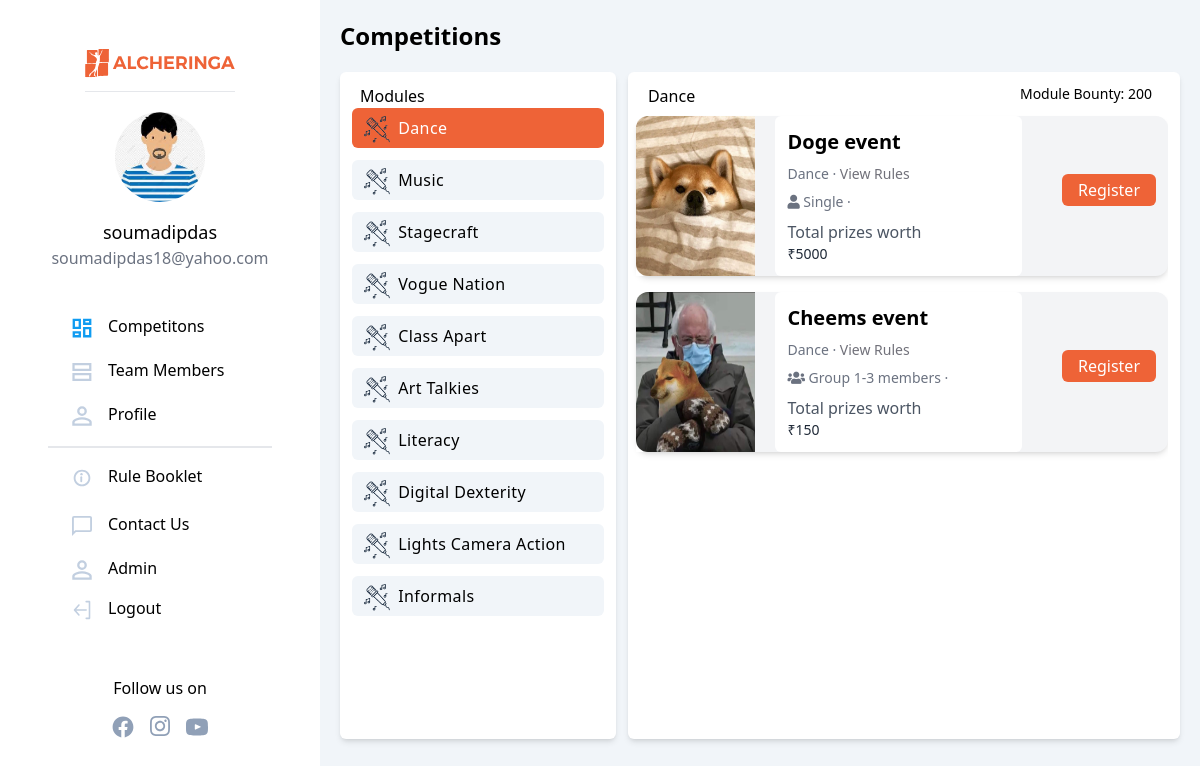
Page /competitions/ (signed in) on the committed database.
### authentication/models.py (models this page shows, shortened)
class NewUser(AbstractBaseUser, PermissionsMixin):
    alcherid = models.CharField(
        max_length=255, blank=True, unique=True)
    id = models.SlugField(primary_key=True, default=uuid.uuid4)
    img = models.ImageField(upload_to="image_uploads/userdp/",
                            default='user-default.png')
    email = models.EmailField(_('email address'), unique=True)
    username = models.CharField(max_length=150, unique=True)
    collegename = models.CharField(max_length=150, unique=False)
    city = models.CharField(max_length=150, unique=False)
    fullname = models.CharField(max_length=150, blank=True)
    phone = PhoneNumberField(unique=False, blank=True)
    alternate_phone = PhoneNumberField(unique=False, blank=True,null=True)
    interest = models.ManyToManyField(
        "competitions.Module", related_name="interest")
    team_members=models.IntegerField(default=0)
    no_of_events_registered=models.IntegerField(default=0)
    date_joined = models.DateTimeField(default=timezone.now)
    provider = models.CharField(max_length=200, unique=False, default="email")
    about = models.TextField(_('about'), max_length=500, blank=True)
    is_staff = models.BooleanField(default=False)
    is_active = models.BooleanField(default=False)
    objects = CustomAccountManager()
    USERNAME_FIELD = 'email'
    REQUIRED_FIELDS = ['username']

### competitions/models.py (models this page shows, shortened)
class Module(models.Model):
    id = models.SlugField(primary_key=True, default=uuid.uuid4)
    module = models.CharField(max_length=127)
    module_query_name_without_spaces_all_small = models.CharField(max_length=127)
    module_icon = models.ImageField(
        upload_to="image_uploads/moduleicons/", default='module_icon_default.png')
    def __str__(self):
          return str(self.module)

class Competition(models.Model):
  id = models.SlugField(primary_key=True, default=uuid.uuid4)
  module=models.ForeignKey(Module,related_name='modulename',on_delete=models.CASCADE)
  event_name = models.CharField(max_length = 255)
  event_desc = models.CharField(max_length = 255)
  event_rules=models.TextField()
  event_rules_pdf = models.FileField(upload_to="image_uploads/rulebooks/", validators=[validate_file_extension],  blank=True, null=True)
  min_members = models.IntegerField(default=1)
  max_members = models.IntegerField(default = 1)
  location = models.CharField(max_length = 63)
  prize_worth = models.IntegerField()
  image = models.ImageField(upload_to="image_uploads/event_pics/", default='event_default.png')

### competitions/views.py (the view)
# urls.py: path('', views.showallcompetitions, name='showallcompetitions'),
@login_required(login_url='login')
def showallcompetitions(request):
    modulequery = request.GET.get('module') or 'dance'
    module = Module.objects.get(
        module_query_name_without_spaces_all_small=modulequery)
    module_comp = Competition.objects.filter(module=module)
    modules = Module.objects.all()
    modulename = module.module_query_name_without_spaces_all_small
    return render(request, 'competitions/allcomp.html', {'allmod': modules, 'allcomp': module_comp, 'modulename': modulename})

### templates/competitions/allcomp.html (shortened to what this page needs)
{% extends '../basictailwind.html'%}
{% load static %}
{%block body%}
<div style="background-color: #F3F6F8;">
    </head>
    <body>
        <div class="md:flex md:flex-row sm:flex-col">
            {% include 'navbar.html' %}
            <span class="content bg-slate-100 h-screen">
                <span class="flex flex-row items-end h-10 mt-3 mb-3">
                    <span
                        class="competition-title font-poppins inline w-11/12 align-middle md:pl-5 font-bold text-2xl sm:justify-center sm:text-center">
                        <p class="text-center pl-5 md:text-left md:pl-0"> Competitions</p>
                    </span>
                </span>
                <div class="md:m-5 bg-inherit flex md:flex-row md:h-5/6 flex-col">
                    <div class="m-0 p-0 md:rounded-md bg-white md:w-1/3 h-full inline overflow-auto shadow-md">
                        <div>
                            <p class="pl-5 pt-3 font-medium hideitems">Modules</p>
                        </div>
                        <div class="flex flex-col flex-nowrap overflow-auto competitions-list mydropdown">
                            {% for module in allmod %}
                            <a href="?module={{module.module_query_name_without_spaces_all_small}}" class="hideitems moduleitems"
                                onclick="mobchange('{{module.module_query_name_without_spaces_all_small}}'); changecolor('{{module.module_query_name_without_spaces_all_small}}')">
                                <div class="h-10 bg-slate-100 m-3 mt-0 rounded-md flex align-middle ii"
                                    id="{{module.module_query_name_without_spaces_all_small}}">
                                    <img src="{{module.module_icon.url}}" alt="dance"
                                        class="h-4/6 ml-3 m-2">
                                    <span class="inline-block align-middle mt-2 tracking-wide">{{module.module}}</span>
                                </div>
                            </a>
                            {%endfor%}
                        </div>
                    </div>
                    <div class="m-0 pr-3 rounded-md bg-white md:w-2/3 h-full inline ml-3 sm:w-full shadow-md">
                        <div class="justify-between flex hideitems">
                            <p class="pl-5 pt-3 font-medium inline-block" id="mod">{{modulename}}</p>
                            <span class="pt-3 inline-block mr-4 text-sm">Module Bounty: 200</span>
                        </div>
                        <div class="competitions-list overflow-auto w-full">
                            {% for comp in allcomp %}
                            <div class="flex flex-col justify-center">
                                <div class="relative bg-gray-100 rounded-xl shadow-md my-2 ml-2 flex flex-col md:flex-row md:space-x-5 space-y-3 md:space-y-0 lg:pr-3 max-w-xs md:max-w-3xl">
                                    <div class="w-full md:w-1/3 bg-white grid place-items-center">
                                        <img src="{{comp.image.url}}" class="lg:rounded-l-xl w-full h-full" />
                                    </div>
                                    <div class="w-full md:w-2/3 bg-white flex flex-col space-y-2 p-3  bg-gray-100 rounded-md ">
                                        <h3 class="font-medium md:text-xl text-xl" style="font-weight: 700;">{{comp.event_name}}</h3>
                                        <p class="md:text-sm text-gray-500 text-base">{{comp.module}} &#xb7; <span style="color: #EE6337;text-decoration:none;"><a href="{% url 'viewrules' slug=comp.id %}"><span class="md:text-sm text-zinc-500 text-amber-600 font-medium">
                                                View Rules
                                            </span>
                                        </a></span></p>
                                        <p class="md:text-sm text-gray-500 text-base">
                                            {%if comp.min_members == 1 and comp.max_members == 1 %}
                                            <i class="fa fa-user" aria-hidden="true"></i> Single
                                            {%else%}
                                            <i class="fa fa-users" aria-hidden="true"></i> Group {{comp.min_members}}-{{comp.max_members}} members
                                            {%endif%}
                                                &#xb7;
                                        </p>
                                        <p class="text-sm text-gray-800">
                                            <span class="font-normal text-gray-600 text-base">Total prizes worth</span><br>
                                            <span class="font-medium">₹{{comp.prize_worth}}</span>
                                        </p>
                                    </div>
                                    <div class="sm:pb-3 inline-block flex">
                                        <a href="{% url 'registercomp' slug=comp.id %}" class="my-auto"><button
                                            class="orcolor text-white md:ml-5 pt-1 pb-1 pl-4 pr-4 rounded-md font-medium">Register</button></a>
                                    </div>
                                </div>
                            </div>
                            {% endfor%}
                        </div>
                    </div>
                </div>
            </span>
        </div>
    </body>
    </html>
    {% endblock %}

### templates/navbar.html (shortened to what this page needs)
{%load static%}
  <nav class="w-80 hidden sm:block bg-white rounded shadow-md">
    <div class="w-80 h-screen flex flex-col justify-center bg-white border-gray-400 px-12 fixed float-left">
      <a href="/"><img src="{% static 'imgs/alcher_orange.svg'%}" class="mt-24 mx-auto pb-3 border-b" width="150px" height="40px" alt="logo" border="0" /></a>
      <div class="flex flex-col justify-center my-5">
        <img style="height : 90px; width : 90px; border-radius: 50%;" src="{{request.user.img.url}}" alt="profile pic" border="0"
                class="mx-auto rounded-full" />
        <div class="pt-4 font-medium text-lg text-center">{{request.user.username}}</div>
        <div class="text-gray-500 text-base font-normal text-center">{{request.user.email}}</div>
      </div>
      <div class="pt-2 mt-2 mb-28 flex flex-col justify-center">
        <a href="{%url 'showallcompetitions'%}"><div class="rounded-full flex flex-nowrap my-1 py-2 pl-6 w-60 hover:border-0 hover:bg-gray-100">
          <svg width="20" height="20" viewBox="0 0 24 24" fill="none" xmlns="http://www.w3.org/2000/svg">
            <path d="M9.35 11.85H2.15V2.15H9.35V11.85ZM9.35 21.85H2.15V17.15H9.35V21.85ZM21.85 21.85H14.65V12.15H21.85V21.85ZM14.65 6.85V2.15H21.85V6.85H14.65Z" stroke="#109CF1" stroke-width="2.8" />
          </svg>
          <p class="pl-4 -mt-1">Competitons</p>
        </div></a>
        <a href="{%url 'team'%}"><div class="rounded-full flex flex-nowrap my-1 py-2 w-60 pl-6 hover:border-0 hover:bg-gray-100">
          <svg width="20" height="20" viewBox="0 0 25 24" fill="none" xmlns="http://www.w3.org/2000/svg">
            <path d="M1.9 9.35V2.15H22.85V9.35H1.9ZM1.9 21.85V14.65H22.85V21.85H1.9Z" stroke="#C2CFE0" stroke-width="2.8" />
          </svg>
          <p class="pl-4 -mt-1">Team Members</p>
        </div></a>
        <a href='{%url 'profile'%}' >
        <div class="rounded-full flex flex-nowrap my-1 py-2 w-60 pl-6 hover:border-0 hover:bg-gray-100 mb-3">
          <p class="pl-4 -mt-1">Profile</p>
        </div>
        </a>
        <hr class="border bg-gray-200" />
        <a href="s"><div class="rounded-full flex flex-nowrap my-2 py-2 w-60 pl-6 hover:border-0 hover:bg-gray-100 mt-3">
          <p class="pl-4 -mt-1">Rule Booklet</p>
        </div></a>
        <a href="n"><div class="rounded-full flex flex-nowrap my-1 py-2 w-60 pl-6 hover:border-0 hover:bg-gray-100">
          <p class="pl-4 -mt-1">Contact Us</p>
        </div></a>
        {%if request.user.is_staff%}
        <a href="/admin" target="_blank"><div class="rounded-full flex flex-nowrap my-1 py-2 pl-6 w-60 hover:border-0 hover:bg-gray-100">
          <p class="pl-4 -mt-1">Admin</p>
        </div></a>
        {%endif%}
        <a href='{% url 'logout'%}'>
        <div class="rounded-full flex flex-nowrap py-2 pl-6 w-60 hover:border-0 hover:bg-gray-100">
          <p class="pl-4 -mt-1">Logout</p>
        </div>
        </a>
        <br>
        <br>
        <div>
            <div style="text-align:center">
                <p class="">Follow us on</p>
                <div class=" flex justify-center space-x-4 mt-4">
                  <a style="cursor:pointer;" href="https://www.facebook.com/alcheringaiitg" target="_blank">
                    </a>
                  <a style="cursor:pointer;" href="https://www.instagram.com/alcheringaiitg/" target="_blank">
                    </a>
                  <a style="cursor:pointer;" href="https://twitter.com/alcheringaiitg" target="_blank">
                    </a>
                </div>
            </div>
        </div>
      </div>
    </div>
  </nav>

### templates/competitions/allcomp.html (style rules this page uses)
.orcolor { background-color: #EE6337; }
.competitions-list { height: 90%; }
.content { width: 76.6%; }

### rows in the picture
NewUser: user.img (picture), user.username "soumadipdas", user.email "soumadipdas18@yahoo.com"
Module: module_icon (placeholder picture), module "Dance"
Module: module_icon (placeholder picture), module "Music"
Module: module_icon (placeholder picture), module "Stagecraft"
Module: module_icon (placeholder picture), module "Vogue Nation"
Module: module_icon (placeholder picture), module "Class Apart"
Module: module_icon (placeholder picture), module "Art Talkies"
Module: module_icon (placeholder picture), module "Literacy"
Module: module_icon (placeholder picture), module "Digital Dexterity"
Module: module_icon (placeholder picture), module "Lights Camera Action"
Module: module_icon (placeholder picture), module "Informals"
Competition: image (picture), event_name "Doge event", module "Dance", min_members 1 (drawn), prize_worth "5000"
Competition: image (picture), event_name "Cheems event", module "Dance", min_members "1", max_members "3", prize_worth "150"
